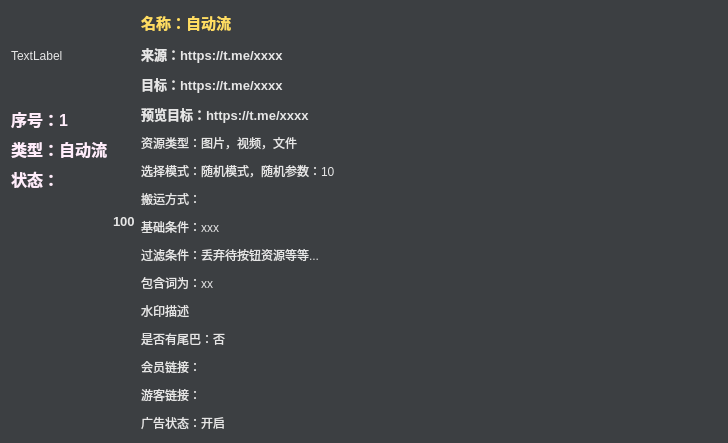
<?xml version="1.0" encoding="UTF-8"?>
<ui version="4.0">
 <class>Form_root</class>
 <widget class="QWidget" name="Form_root">
  <property name="geometry">
   <rect>
    <x>0</x>
    <y>0</y>
    <width>728</width>
    <height>298</height>
   </rect>
  </property>
  <property name="windowTitle">
   <string>Form</string>
  </property>
  <property name="styleSheet">
   <string notr="true">*{
	background-color:#3c3f42;
	color: #e6e6e6;
}

*:disabled {
	background-color: #3c3f42;
	color: #afafaf;

}


</string>
  </property>
  <layout class="QHBoxLayout" name="horizontalLayout" stretch="0,0,8">
   <item>
    <layout class="QVBoxLayout" name="zuoce" stretch="0">
     <property name="spacing">
      <number>0</number>
     </property>
     <item>
      <layout class="QVBoxLayout" name="verticalLayout_5">
       <property name="spacing">
        <number>6</number>
       </property>
       <property name="sizeConstraint">
        <enum>QLayout::SetDefaultConstraint</enum>
       </property>
       <item>
        <widget class="QLabel" name="label_ai_icon">
         <property name="sizePolicy">
          <sizepolicy hsizetype="Fixed" vsizetype="Fixed">
           <horstretch>0</horstretch>
           <verstretch>0</verstretch>
          </sizepolicy>
         </property>
         <property name="minimumSize">
          <size>
           <width>90</width>
           <height>90</height>
          </size>
         </property>
         <property name="maximumSize">
          <size>
           <width>90</width>
           <height>90</height>
          </size>
         </property>
         <property name="styleSheet">
          <string notr="true">background-color: transparent;</string>
         </property>
         <property name="text">
          <string>TextLabel</string>
         </property>
        </widget>
       </item>
       <item>
        <widget class="QLabel" name="label_xu_hao">
         <property name="sizePolicy">
          <sizepolicy hsizetype="Preferred" vsizetype="Fixed">
           <horstretch>0</horstretch>
           <verstretch>0</verstretch>
          </sizepolicy>
         </property>
         <property name="font">
          <font>
           <pointsize>12</pointsize>
           <weight>75</weight>
           <bold>true</bold>
          </font>
         </property>
         <property name="styleSheet">
          <string notr="true">
*{
	color: rgb(255, 237, 251);

}

*:disabled {
	color: #afafaf;

}


</string>
         </property>
         <property name="text">
          <string>序号：1</string>
         </property>
        </widget>
       </item>
       <item>
        <widget class="QLabel" name="label_lei_xin">
         <property name="sizePolicy">
          <sizepolicy hsizetype="Preferred" vsizetype="Fixed">
           <horstretch>0</horstretch>
           <verstretch>0</verstretch>
          </sizepolicy>
         </property>
         <property name="font">
          <font>
           <pointsize>12</pointsize>
           <weight>75</weight>
           <bold>true</bold>
          </font>
         </property>
         <property name="styleSheet">
          <string notr="true">
*{
	color: rgb(255, 237, 251);

}

*:disabled {
	color: #afafaf;

}


</string>
         </property>
         <property name="text">
          <string>类型：自动流</string>
         </property>
         <property name="alignment">
          <set>Qt::AlignLeading|Qt::AlignLeft|Qt::AlignVCenter</set>
         </property>
        </widget>
       </item>
       <item>
        <layout class="QHBoxLayout" name="horizontalLayout_2" stretch="0,0">
         <property name="spacing">
          <number>0</number>
         </property>
         <item>
          <widget class="QLabel" name="label_2">
           <property name="sizePolicy">
            <sizepolicy hsizetype="Fixed" vsizetype="Fixed">
             <horstretch>0</horstretch>
             <verstretch>0</verstretch>
            </sizepolicy>
           </property>
           <property name="font">
            <font>
             <pointsize>12</pointsize>
             <weight>75</weight>
             <bold>true</bold>
            </font>
           </property>
           <property name="styleSheet">
            <string notr="true">
*{
	color: rgb(255, 237, 251);

}

*:disabled {
	color: #afafaf;

}


</string>
           </property>
           <property name="text">
            <string>状态：</string>
           </property>
          </widget>
         </item>
         <item>
          <widget class="QCheckBox" name="checkBox_select">
           <property name="sizePolicy">
            <sizepolicy hsizetype="Preferred" vsizetype="Fixed">
             <horstretch>0</horstretch>
             <verstretch>0</verstretch>
            </sizepolicy>
           </property>
           <property name="font">
            <font>
             <pointsize>10</pointsize>
             <weight>75</weight>
             <bold>true</bold>
            </font>
           </property>
           <property name="layoutDirection">
            <enum>Qt::LeftToRight</enum>
           </property>
           <property name="autoFillBackground">
            <bool>false</bool>
           </property>
           <property name="styleSheet">
            <string notr="true">background-color: transparent;</string>
           </property>
           <property name="text">
            <string/>
           </property>
           <property name="iconSize">
            <size>
             <width>32</width>
             <height>32</height>
            </size>
           </property>
           <property name="checkable">
            <bool>true</bool>
           </property>
           <property name="checked">
            <bool>false</bool>
           </property>
           <property name="tristate">
            <bool>false</bool>
           </property>
          </widget>
         </item>
        </layout>
       </item>
       <item>
        <spacer name="verticalSpacer_2">
         <property name="orientation">
          <enum>Qt::Vertical</enum>
         </property>
         <property name="sizeHint" stdset="0">
          <size>
           <width>20</width>
           <height>40</height>
          </size>
         </property>
        </spacer>
       </item>
      </layout>
     </item>
    </layout>
   </item>
   <item>
    <widget class="QLabel" name="label_priority">
     <property name="font">
      <font>
       <pointsize>10</pointsize>
       <weight>75</weight>
       <bold>true</bold>
      </font>
     </property>
     <property name="styleSheet">
      <string notr="true">background-color: #00ffffff;</string>
     </property>
     <property name="text">
      <string>100</string>
     </property>
    </widget>
   </item>
   <item>
    <layout class="QVBoxLayout" name="verticalLayout">
     <property name="spacing">
      <number>10</number>
     </property>
     <item>
      <layout class="QVBoxLayout" name="verticalLayout_3">
       <item>
        <widget class="QLabel" name="label_name">
         <property name="sizePolicy">
          <sizepolicy hsizetype="Preferred" vsizetype="Fixed">
           <horstretch>0</horstretch>
           <verstretch>0</verstretch>
          </sizepolicy>
         </property>
         <property name="font">
          <font>
           <pointsize>11</pointsize>
           <weight>75</weight>
           <bold>true</bold>
          </font>
         </property>
         <property name="styleSheet">
          <string notr="true">


*{
color: rgb(255, 221, 98);
}

*:disabled {
	color: #afafaf;

}



</string>
         </property>
         <property name="text">
          <string>名称：自动流</string>
         </property>
         <property name="wordWrap">
          <bool>true</bool>
         </property>
        </widget>
       </item>
       <item>
        <widget class="QLabel" name="label_source">
         <property name="sizePolicy">
          <sizepolicy hsizetype="Preferred" vsizetype="Fixed">
           <horstretch>0</horstretch>
           <verstretch>0</verstretch>
          </sizepolicy>
         </property>
         <property name="font">
          <font>
           <pointsize>10</pointsize>
           <weight>75</weight>
           <bold>true</bold>
          </font>
         </property>
         <property name="styleSheet">
          <string notr="true"/>
         </property>
         <property name="text">
          <string>来源：https://t.me/xxxx</string>
         </property>
         <property name="wordWrap">
          <bool>false</bool>
         </property>
        </widget>
       </item>
       <item>
        <widget class="QLabel" name="label_dest">
         <property name="sizePolicy">
          <sizepolicy hsizetype="Preferred" vsizetype="Fixed">
           <horstretch>0</horstretch>
           <verstretch>0</verstretch>
          </sizepolicy>
         </property>
         <property name="font">
          <font>
           <pointsize>10</pointsize>
           <weight>75</weight>
           <bold>true</bold>
          </font>
         </property>
         <property name="text">
          <string>目标：https://t.me/xxxx</string>
         </property>
         <property name="wordWrap">
          <bool>false</bool>
         </property>
        </widget>
       </item>
       <item>
        <widget class="QLabel" name="label_yulan_dest">
         <property name="sizePolicy">
          <sizepolicy hsizetype="Preferred" vsizetype="Fixed">
           <horstretch>0</horstretch>
           <verstretch>0</verstretch>
          </sizepolicy>
         </property>
         <property name="font">
          <font>
           <pointsize>10</pointsize>
           <weight>75</weight>
           <bold>true</bold>
          </font>
         </property>
         <property name="text">
          <string>预览目标：https://t.me/xxxx</string>
         </property>
        </widget>
       </item>
      </layout>
     </item>
     <item>
      <layout class="QVBoxLayout" name="verticalLayout_2">
       <item>
        <widget class="QLabel" name="label_dtpye">
         <property name="sizePolicy">
          <sizepolicy hsizetype="Preferred" vsizetype="Fixed">
           <horstretch>0</horstretch>
           <verstretch>0</verstretch>
          </sizepolicy>
         </property>
         <property name="font">
          <font>
           <pointsize>9</pointsize>
          </font>
         </property>
         <property name="text">
          <string>资源类型：图片，视频，文件</string>
         </property>
        </widget>
       </item>
       <item>
        <widget class="QLabel" name="label_model">
         <property name="sizePolicy">
          <sizepolicy hsizetype="Preferred" vsizetype="Fixed">
           <horstretch>0</horstretch>
           <verstretch>0</verstretch>
          </sizepolicy>
         </property>
         <property name="font">
          <font>
           <pointsize>9</pointsize>
          </font>
         </property>
         <property name="text">
          <string>选择模式：随机模式，随机参数：10</string>
         </property>
        </widget>
       </item>
       <item>
        <widget class="QLabel" name="label_action">
         <property name="text">
          <string>搬运方式：</string>
         </property>
        </widget>
       </item>
       <item>
        <widget class="QLabel" name="label_duration">
         <property name="sizePolicy">
          <sizepolicy hsizetype="Preferred" vsizetype="Fixed">
           <horstretch>0</horstretch>
           <verstretch>0</verstretch>
          </sizepolicy>
         </property>
         <property name="font">
          <font>
           <pointsize>9</pointsize>
          </font>
         </property>
         <property name="styleSheet">
          <string notr="true"/>
         </property>
         <property name="text">
          <string>基础条件：xxx</string>
         </property>
        </widget>
       </item>
       <item>
        <widget class="QLabel" name="label_filter_max">
         <property name="sizePolicy">
          <sizepolicy hsizetype="Preferred" vsizetype="Fixed">
           <horstretch>0</horstretch>
           <verstretch>0</verstretch>
          </sizepolicy>
         </property>
         <property name="font">
          <font>
           <pointsize>9</pointsize>
          </font>
         </property>
         <property name="text">
          <string>过滤条件：丢弃待按钮资源等等...</string>
         </property>
        </widget>
       </item>
       <item>
        <widget class="QLabel" name="label_filter_words">
         <property name="sizePolicy">
          <sizepolicy hsizetype="Preferred" vsizetype="Fixed">
           <horstretch>0</horstretch>
           <verstretch>0</verstretch>
          </sizepolicy>
         </property>
         <property name="font">
          <font>
           <pointsize>9</pointsize>
          </font>
         </property>
         <property name="text">
          <string>包含词为：xx</string>
         </property>
        </widget>
       </item>
       <item>
        <widget class="QLabel" name="label_water_desc">
         <property name="sizePolicy">
          <sizepolicy hsizetype="Preferred" vsizetype="Fixed">
           <horstretch>0</horstretch>
           <verstretch>0</verstretch>
          </sizepolicy>
         </property>
         <property name="font">
          <font>
           <pointsize>9</pointsize>
          </font>
         </property>
         <property name="text">
          <string>水印描述</string>
         </property>
        </widget>
       </item>
       <item>
        <widget class="QLabel" name="label_tail">
         <property name="sizePolicy">
          <sizepolicy hsizetype="Preferred" vsizetype="Fixed">
           <horstretch>0</horstretch>
           <verstretch>0</verstretch>
          </sizepolicy>
         </property>
         <property name="font">
          <font>
           <pointsize>9</pointsize>
          </font>
         </property>
         <property name="text">
          <string>是否有尾巴：否</string>
         </property>
        </widget>
       </item>
       <item>
        <widget class="QLabel" name="label_huiyuan">
         <property name="sizePolicy">
          <sizepolicy hsizetype="Preferred" vsizetype="Fixed">
           <horstretch>0</horstretch>
           <verstretch>0</verstretch>
          </sizepolicy>
         </property>
         <property name="text">
          <string>会员链接：</string>
         </property>
        </widget>
       </item>
       <item>
        <widget class="QLabel" name="label_youke">
         <property name="sizePolicy">
          <sizepolicy hsizetype="Preferred" vsizetype="Fixed">
           <horstretch>0</horstretch>
           <verstretch>0</verstretch>
          </sizepolicy>
         </property>
         <property name="text">
          <string>游客链接：</string>
         </property>
        </widget>
       </item>
       <item>
        <widget class="QLabel" name="label_ad_enable">
         <property name="sizePolicy">
          <sizepolicy hsizetype="Preferred" vsizetype="Fixed">
           <horstretch>0</horstretch>
           <verstretch>0</verstretch>
          </sizepolicy>
         </property>
         <property name="font">
          <font>
           <pointsize>9</pointsize>
          </font>
         </property>
         <property name="text">
          <string>广告状态：开启</string>
         </property>
        </widget>
       </item>
      </layout>
     </item>
    </layout>
   </item>
  </layout>
 </widget>
 <resources/>
 <connections/>
</ui>
